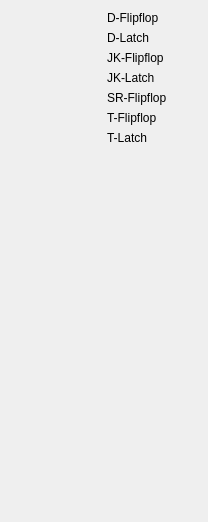
                <widget class="QWidget" name="scrollAreaWidgetContents_5">
                 <property name="geometry">
                  <rect>
                   <x>0</x>
                   <y>0</y>
                   <width>208</width>
                   <height>522</height>
                  </rect>
                 </property>
                 <layout class="QVBoxLayout" name="verticalLayout_3">
                  <item>
                   <layout class="QHBoxLayout" name="horizontalLayout_10">
                    <property name="sizeConstraint">
                     <enum>QLayout::SetFixedSize</enum>
                    </property>
                    <item>
                     <widget class="Label" name="label_dflipflop">
                      <property name="text">
                       <string/>
                      </property>
                      <property name="pixmap">
                       <pixmap resource="resources/memory/memory.qrc">:/memory/D-flipflop.png</pixmap>
                      </property>
                      <property name="Name" stdset="0">
                       <string>D-Flipflop</string>
                      </property>
                     </widget>
                    </item>
                    <item>
                     <widget class="QLabel" name="label_17">
                      <property name="text">
                       <string>D-Flipflop</string>
                      </property>
                     </widget>
                    </item>
                   </layout>
                  </item>
                  <item>
                   <layout class="QHBoxLayout" name="horizontalLayout_11">
                    <property name="sizeConstraint">
                     <enum>QLayout::SetFixedSize</enum>
                    </property>
                    <item>
                     <widget class="Label" name="label_dlatch">
                      <property name="text">
                       <string/>
                      </property>
                      <property name="pixmap">
                       <pixmap resource="resources/memory/memory.qrc">:/memory/D-latch.png</pixmap>
                      </property>
                      <property name="Name" stdset="0">
                       <string>D-Latch</string>
                      </property>
                     </widget>
                    </item>
                    <item>
                     <widget class="QLabel" name="label_18">
                      <property name="text">
                       <string>D-Latch</string>
                      </property>
                     </widget>
                    </item>
                   </layout>
                  </item>
                  <item>
                   <layout class="QHBoxLayout" name="horizontalLayout_12">
                    <item>
                     <widget class="Label" name="label_jkflipflop">
                      <property name="text">
                       <string/>
                      </property>
                      <property name="pixmap">
                       <pixmap resource="resources/memory/memory.qrc">:/memory/JK-flipflop.png</pixmap>
                      </property>
                      <property name="Name" stdset="0">
                       <string>JK-Flipflop</string>
                      </property>
                     </widget>
                    </item>
                    <item>
                     <widget class="QLabel" name="label_21">
                      <property name="text">
                       <string>JK-Flipflop</string>
                      </property>
                     </widget>
                    </item>
                   </layout>
                  </item>
                  <item>
                   <layout class="QHBoxLayout" name="horizontalLayout_13">
                    <item>
                     <widget class="Label" name="label_jklatch">
                      <property name="text">
                       <string/>
                      </property>
                      <property name="pixmap">
                       <pixmap resource="resources/memory/memory.qrc">:/memory/JK-latch.png</pixmap>
                      </property>
                      <property name="Name" stdset="0">
                       <string>JK-Latch</string>
                      </property>
                     </widget>
                    </item>
                    <item>
                     <widget class="QLabel" name="label_23">
                      <property name="text">
                       <string>JK-Latch</string>
                      </property>
                     </widget>
                    </item>
                   </layout>
                  </item>
                  <item>
                   <layout class="QHBoxLayout" name="horizontalLayout_14">
                    <item>
                     <widget class="Label" name="label_srflipflop">
                      <property name="text">
                       <string/>
                      </property>
                      <property name="pixmap">
                       <pixmap resource="resources/memory/memory.qrc">:/memory/SR-flipflop.png</pixmap>
                      </property>
                      <property name="Name" stdset="0">
                       <string>SR-Flipflop</string>
                      </property>
                     </widget>
                    </item>
                    <item>
                     <widget class="QLabel" name="label_25">
                      <property name="text">
                       <string>SR-Flipflop</string>
                      </property>
                     </widget>
                    </item>
                   </layout>
                  </item>
                  <item>
                   <layout class="QHBoxLayout" name="horizontalLayout_25">
                    <property name="sizeConstraint">
                     <enum>QLayout::SetFixedSize</enum>
                    </property>
                    <item>
                     <widget class="Label" name="label_tflipflop">
                      <property name="text">
                       <string/>
                      </property>
                      <property name="pixmap">
                       <pixmap resource="resources/memory/memory.qrc">:/memory/T-flipflop.png</pixmap>
                      </property>
                      <property name="Name" stdset="0">
                       <string>T-Flipflop</string>
                      </property>
                     </widget>
                    </item>
                    <item>
                     <widget class="QLabel" name="label_47">
                      <property name="text">
                       <string>T-Flipflop</string>
                      </property>
                     </widget>
                    </item>
                   </layout>
                  </item>
                  <item>
                   <layout class="QHBoxLayout" name="horizontalLayout_26">
                    <property name="sizeConstraint">
                     <enum>QLayout::SetFixedSize</enum>
                    </property>
                    <item>
                     <widget class="Label" name="label_tlatch">
                      <property name="text">
                       <string/>
                      </property>
                      <property name="pixmap">
                       <pixmap resource="resources/memory/memory.qrc">:/memory/T-latch.png</pixmap>
                      </property>
                      <property name="Name" stdset="0">
                       <string>T-Latch</string>
                      </property>
                     </widget>
                    </item>
                    <item>
                     <widget class="QLabel" name="label_49">
                      <property name="text">
                       <string>T-Latch</string>
                      </property>
                     </widget>
                    </item>
                   </layout>
                  </item>
                  <item>
                   <spacer name="verticalSpacer_4">
                    <property name="orientation">
                     <enum>Qt::Vertical</enum>
                    </property>
                    <property name="sizeHint" stdset="0">
                     <size>
                      <width>20</width>
                      <height>40</height>
                     </size>
                    </property>
                   </spacer>
                  </item>
                 </layout>
                </widget>
